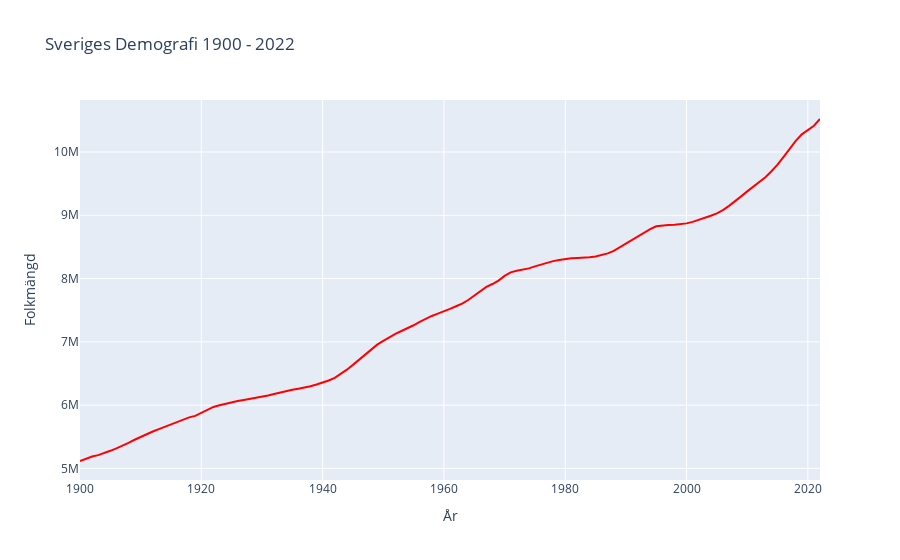

Notebook code cell kept with this figure:
### Code cell
# b)
import plotly_express as px

fig = px.line(sweden_left, y="Folkmängd", x="År", title=f"Sveriges Demografi {sweden_left['År'].min()} - {sweden_left['År'].max()}", color_discrete_sequence=["red"])
fig.show()
